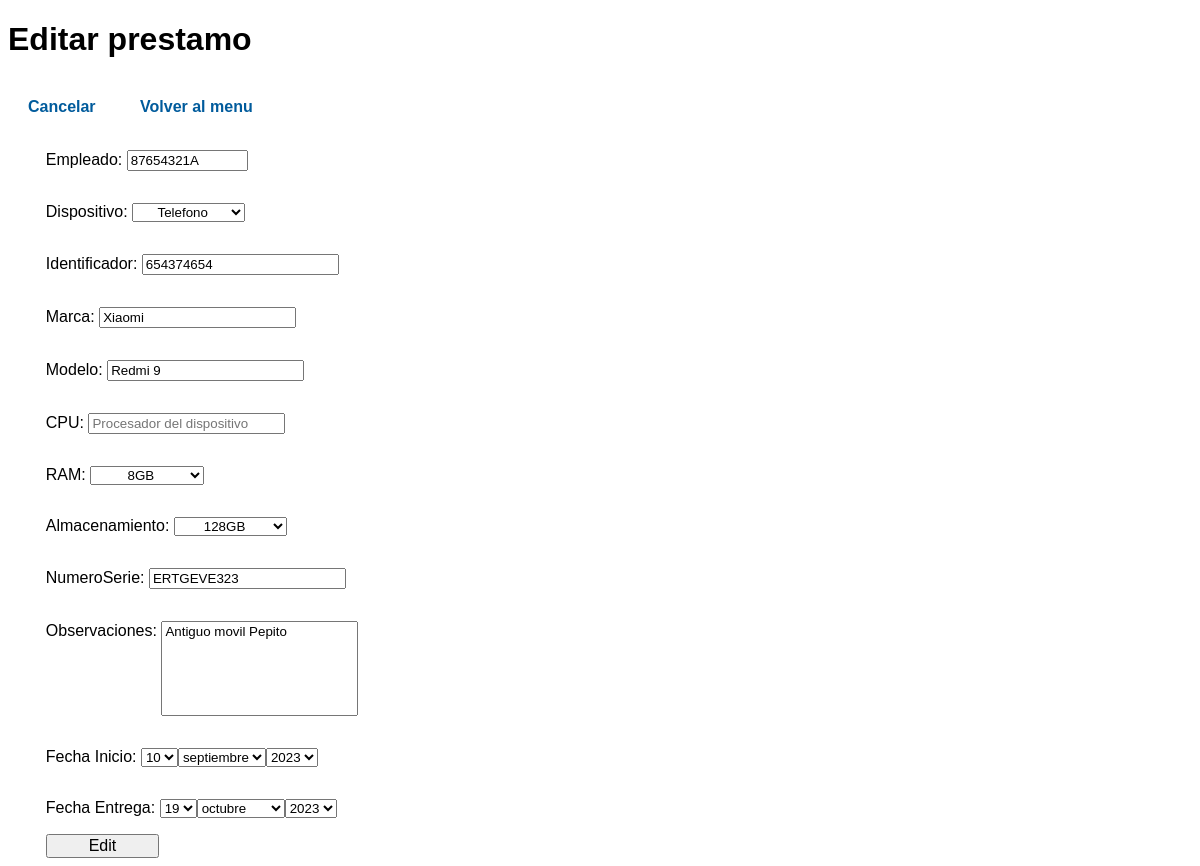
The page /informes/prestamos/editar/10/ (signed in) on the database its author committed.
### informes/models.py (models this page shows, shortened)
class Prestamo(models.Model):
    empleado = models.ForeignKey(Empleado, on_delete=models.CASCADE)
    DISPOSITIVO_CHOICES = (
        ('Telefono','Telefono'),
        ('Ordenador','Ordenador'),
    )
    Dispositivo = models.CharField(max_length=9, choices=DISPOSITIVO_CHOICES)
    Identificador = models.CharField(max_length=30)
    Marca = models.CharField(max_length=30)
    Modelo = models.CharField(max_length=50)
    CPU = models.CharField(max_length=50, blank=True)
    RAM_CHOICES = (
        ('2GB','2GB'),
        ('3GB','3GB'),
        ('4GB','4GB'),
        ('8GB','8GB'),
        ('12GB','12GB'),
        ('16GB','16GB'),
        ('32GB','32GB'),
        ('64GB','64GB'),
    )
    RAM = models.CharField(max_length=5, choices=RAM_CHOICES)
    ALMACENAMIENTO_CHOICES = (
        ('16GB','16GB'),
        ('32GB','32GB'),
        ('64GB','64GB'),
        ('128GB','128GB'),
        ('256GB','256GB'),
        ('512GB','512GB'),
        ('1TB','1TB'),
    )
    Almacenamiento = models.CharField(max_length=6, choices=ALMACENAMIENTO_CHOICES)
    NumeroSerie = models.CharField(max_length=50)
    Observaciones = models.CharField(max_length=70, blank=True)
    FechaInicio = models.DateField('Fecha Inicio')
    FechaDevolucion = models.DateField('Fecha Entrega', blank=True, null=True)

### informes/views.py (the view)
# urls.py: path('prestamos/editar/<int:prestamo_id>/',views.editar,name='editar'),
def editar(request, prestamo_id):
    if not request.user.is_authenticated:
        return render(request, 'informes/error.html')
    obj = get_object_or_404(Prestamo, id=prestamo_id)
    if request.method == 'POST':
        form = PrestamoForm(request.POST, instance=obj)
        if form.is_valid():
            form.save()
            return redirect(f'/informes/prestamos/{prestamo_id}')
    else:
        form = PrestamoForm(instance=obj)
        return render(request, 'informes/edit.html', {'form':form, 'obj':obj})

### informes/templates/informes/edit.html (shortened to what this page needs)
{% load static %}
<!DOCTYPE html>
<html lang="en">
<head>
    <link rel="stylesheet" href="{% static 'informes/crearr.css' %}?version=1">
</head>
<body>
    <h1>Editar prestamo</h1>
    <br>
    <div class="botons">
    <a href="/informes/prestamos/{{obj.id}}">Cancelar</a>
    <a href="/informes/prestamos">Volver al menu</a>
    </div>
    <br>
    <div class="form">
        <form method="POST">
            {{ form.as_p }}
            <button type="submit" class="boton">Edit</button>
        </form>
    </div>
</body>
</html>

### informes/static/informes/crearr.css (style rules this page uses)
body { font-family: Arial, Helvetica, sans-serif; }
form { display: flex; flex-wrap: wrap; flex-direction: column; margin-left: 1cm; }
.boton { width: 3cm; font-size: medium; }
label { margin-bottom: 5px; }
a { color: #005b9c; text-decoration: none; font-weight: bold; transition: color 0.3s ease; padding: 20px; }

### rows shown on the page
Prestamo: empleado "87654321A", Dispositivo "Telefono", Identificador "654374654", Marca "Xiaomi", Modelo "Redmi 9", RAM "8GB", Almacenamiento "128GB", NumeroSerie "ERTGEVE323", Observaciones "Antiguo movil Pepito"
